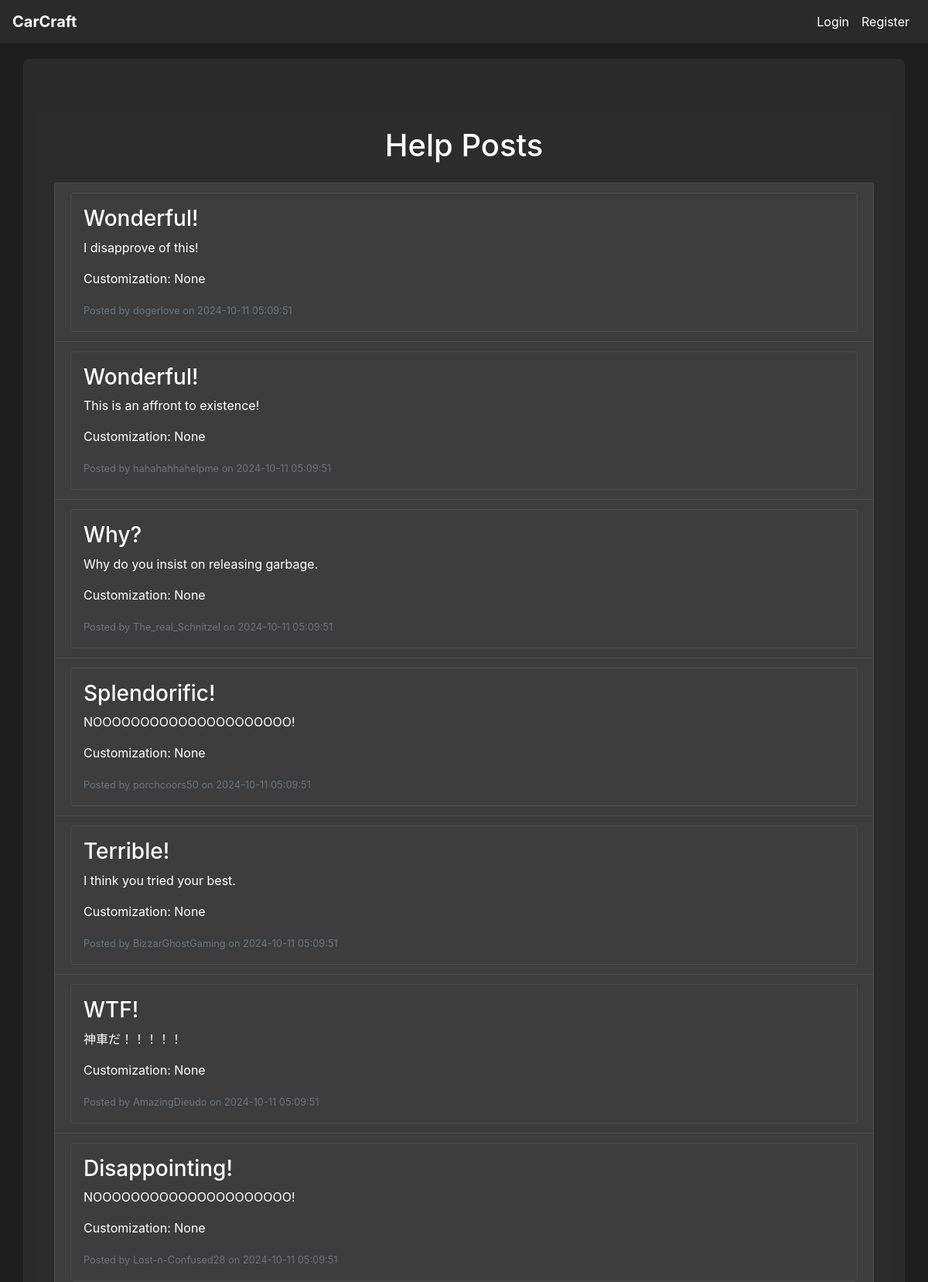
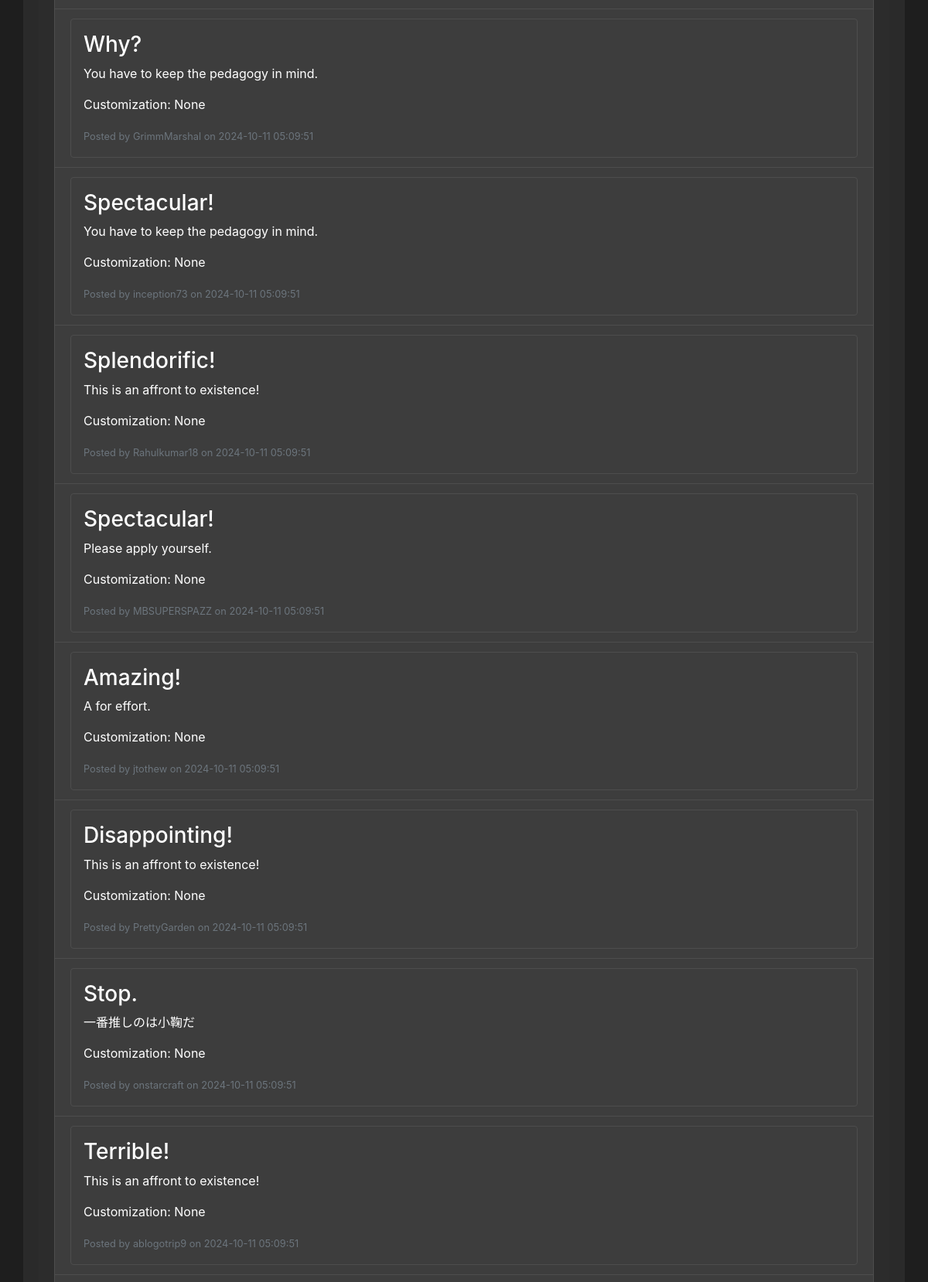
/forum/category/help (upper part), run on the app's committed database (2 pictures, top to bottom).
### tables this page shows
CREATE TABLE post (
    post_id INTEGER PRIMARY KEY AUTOINCREMENT,
    customization_id INTEGER,
    user_id INTEGER NOT NULL,
    title VARCHAR(255) NOT NULL,
    description TEXT,
    category TEXT,
    created_at DATETIME DEFAULT CURRENT_TIMESTAMP,
    FOREIGN KEY (customization_id) REFERENCES customization(customization_id),
    FOREIGN KEY (user_id) REFERENCES user(user_id)
);

CREATE TABLE user (
    user_id INTEGER PRIMARY KEY AUTOINCREMENT,
    username VARCHAR(64) NOT NULL,
    email VARCHAR(100) NOT NULL,
    password_hash VARCHAR(255) NOT NULL,
    created_at DATETIME DEFAULT CURRENT_TIMESTAMP,
    admin INTEGER DEFAULT 0
);

### app.py (the view)
@app.route('/forum/category/<string:category_name>', methods=['GET'])
def posts_by_category(category_name):
    conn = get_db_connection()
    query = '''
        SELECT p.post_id, p.title, p.description, p.created_at, p.user_id, u.username,
               c.customization_name, c.customization_id
        FROM post p
        JOIN user u ON p.user_id = u.user_id
        LEFT JOIN customization c ON p.customization_id = c.customization_id
        WHERE p.category = ?
        ORDER BY p.created_at DESC
    '''
    posts = conn.execute(query, (category_name,)).fetchall()
    conn.close()
    return render_template('category_posts.html', posts=posts, category_name=category_name)

### app.py (called while the page is built)
def get_db_connection():
    conn = sqlite3.connect(DATABASE)
    conn.row_factory = sqlite3.Row  # This enables column access by name: row['column_name']
    return conn

### templates/category_posts.html (shortened to what this page needs)
{% extends "base.html" %}
{% block content %}
<div class="container mt-5">
    <h1 class="text-center mb-4">{{ category_name | capitalize }} Posts</h1>
    {% if posts %}
        <ul class="list-group">
            {% for post in posts %}
                <li class="list-group-item">
                    <a href="{{ url_for('view_post', post_id=post['post_id']) }}" class="text-decoration-none">
                        <div class="p-3 border rounded">
                            <h3>{{ post['title'] }}</h3>
                            <p>{{ post['description'] }}</p>
                            {% if post['customization_name'] %}
                                <p class="mt-2">Customization: {{ post['customization_name'] }} (ID: {{ post['customization_id'] }})</p>
                            {% else %}
                                <p class="mt-2">Customization: None</p>
                            {% endif %}
                            <small class="text-muted">Posted by {{ post['username'] }} on {{ post['created_at'] }}</small>
                        </div>
                </a>
                </li>
            {% endfor %}
        </ul>
    {% else %}
        <p class="text-center">No posts available in this category.</p>
    {% endif %}
</div>
{% endblock %}

### static/css/style.css (style rules this page uses)
body { background-color: #1e1e1e; color: #ffffff; }
.container { background-color: rgba(45, 45, 45, 0.8); border-radius: 8px; padding: 20px; margin-top: 20px; position: relative }
h1, h2, h3, h4, h5, h6 { color: #ffffff; }
.list-group-item { background-color: #3d3d3d; color: #ffffff; border-color: #4d4d4d; transition: background-color 0.2s ease; }
.list-group-item a { display: block; color: inherit; }
.border { border-color: #4d4d4d !important; }
a { color: #007bff; }
.list-group-item { position: relative; }

### data on the page
post: title "Wonderful!", description "I disapprove of this!", shows "Customization: None", username "dogerlove", created_at "2024-10-11 05:09:51"
post: title "Wonderful!", description "This is an affront to existence!", shows "Customization: None", username "hahahahhahelpme", created_at "2024-10-11 05:09:51"
post: title "Why?", description "Why do you insist on releasing garbage.", shows "Customization: None", username "The_real_Schnitzel", created_at "2024-10-11 05:09:51"
post: title "Splendorific!", description "NOOOOOOOOOOOOOOOOOOOOO!", shows "Customization: None", username "porchcoors50", created_at "2024-10-11 05:09:51"
post: title "Terrible!", description "I think you tried your best.", shows "Customization: None", username "BizzarGhostGaming", created_at "2024-10-11 05:09:51"
post: title "WTF!", description "神車だ！！！！！", shows "Customization: None", username "AmazingDieudo", created_at "2024-10-11 05:09:51"
post: title "Disappointing!", description "NOOOOOOOOOOOOOOOOOOOOO!", shows "Customization: None", username "Lost-n-Confused28", created_at "2024-10-11 05:09:51"
post: title "Why?", description "You have to keep the pedagogy in mind.", shows "Customization: None", username "GrimmMarshal", created_at "2024-10-11 05:09:51"
post: title "Spectacular!", description "You have to keep the pedagogy in mind.", shows "Customization: None", username "inception73", created_at "2024-10-11 05:09:51"
post: title "Splendorific!", description "This is an affront to existence!", shows "Customization: None", username "Rahulkumar18", created_at "2024-10-11 05:09:51"
post: title "Spectacular!", description "Please apply yourself.", shows "Customization: None", username "MBSUPERSPAZZ", created_at "2024-10-11 05:09:51"
post: title "Amazing!", description "A for effort.", shows "Customization: None", username "jtothew", created_at "2024-10-11 05:09:51"
post: title "Disappointing!", description "This is an affront to existence!", shows "Customization: None", username "PrettyGarden", created_at "2024-10-11 05:09:51"
post: title "Stop.", description "一番推しのは小鞠だ", shows "Customization: None", username "onstarcraft", created_at "2024-10-11 05:09:51"
post: title "Terrible!", description "This is an affront to existence!", shows "Customization: None", username "ablogotrip9", created_at "2024-10-11 05:09:51"

### other printed values
{{ category_name | capitalize }} "Help"
